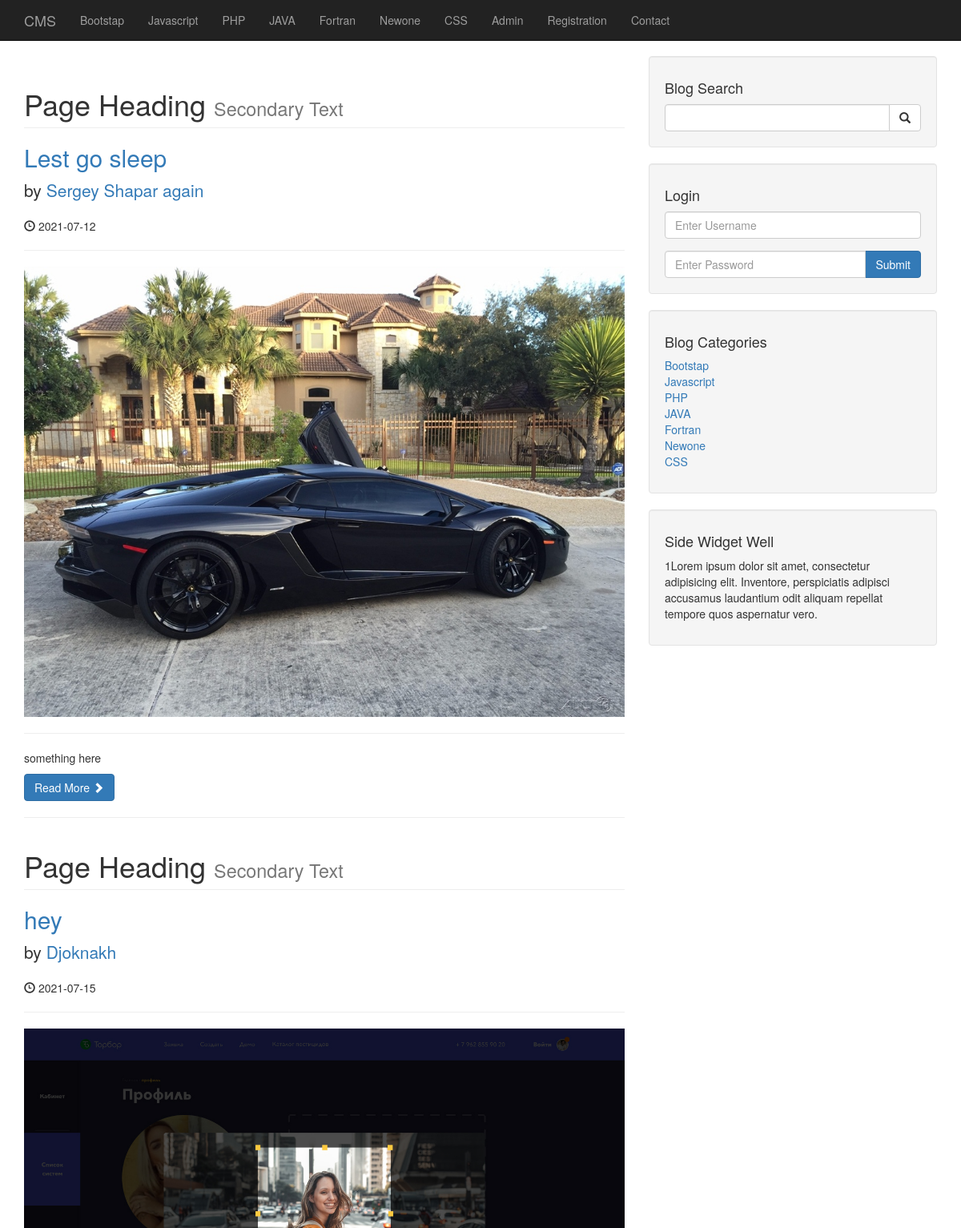
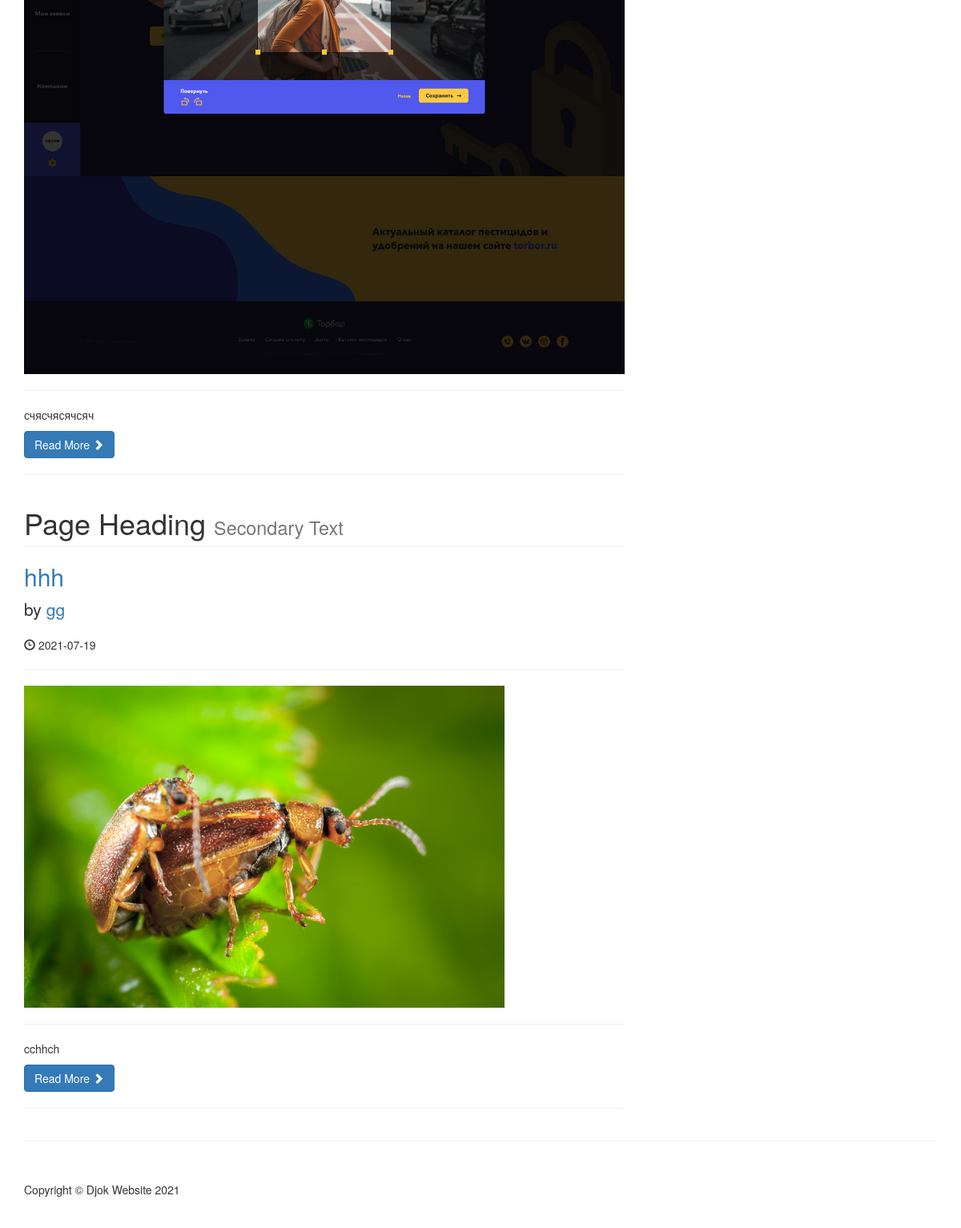
/category.php?category=2, run on an earlier commit of the app's database (2 pictures, top to bottom).
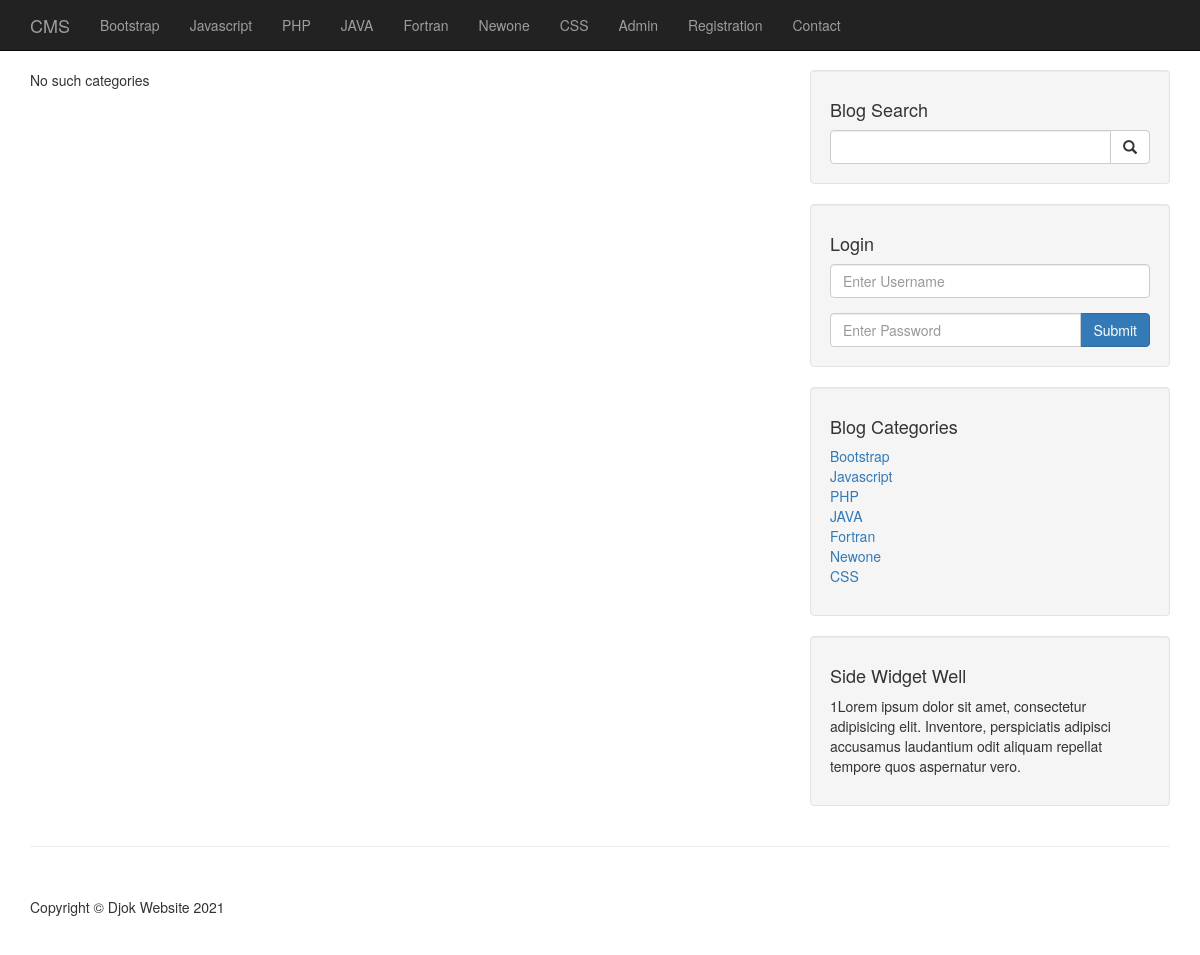
And on a later commit of the database.
### tables this page shows
CREATE TABLE `categories` (
  `cat_id` int(4) NOT NULL,
  `cat_title` varchar(255) NOT NULL
);

CREATE TABLE `posts` (
  `post_id` int(3) NOT NULL,
  `post_category_id` int(3) NOT NULL,
  `post_title` varchar(255) NOT NULL,
  `post_author` varchar(255) NOT NULL,
  `post_date` date NOT NULL,
  `post_image` text NOT NULL,
  `post_content` text NOT NULL,
  `post_tags` varchar(255) NOT NULL,
  `post_comment_count` int(11) NOT NULL,
  `post_status` varchar(255) NOT NULL DEFAULT 'draft',
  `post_views_count` int(11) NOT NULL
);

### category.php (the view)
<?php include "includes/header.php"; ?>
<?php include "includes/db.php"; ?>
<body>
    <?php
    include "includes/navigation.php";
    ?>
    <div class="container">
        <div class="row">
            <div class="col-md-8">
                <?php
                if(isset($_GET['category'])) {
                    $post_category_id = $_GET['category'];
                }
                $query = "SELECT * FROM posts WHERE post_category_id = $post_category_id";
                $select_all_posts_query = mysqli_query($connection,$query);
                if (mysqli_num_rows($select_all_posts_query) == 0) {
                    echo 'No such categories';
                }
                while ($row = mysqli_fetch_assoc($select_all_posts_query)) {
                    $post_id = $row['post_id'];
                    $post_title = $row['post_title'];
                    $post_author = $row['post_author'];
                    $post_date = $row['post_date'];
                    $post_image = $row['post_image'];
                    $post_content = $row['post_content'];
                    ?>
                <h1 class="page-header">
                    Page Heading
                    <small>Secondary Text</small>
                </h1>
                <h2>
                    <a href="post.php?p_id=<?php echo $post_id;?>"><?php echo $post_title ?></a>
                </h2>
                <p class="lead">
                    by <a href="index.php"><?php echo $post_author ?></a>
                </p>
                <p><span class="glyphicon glyphicon-time"></span> <?php echo $post_date ?> </p>
                <hr>
                <img class="img-responsive" src="img/<?php echo $post_image ?>" alt="">
                <hr>
                <p><?php echo $post_content ?></p>
                <a class="btn btn-primary" href="#">Read More <span class="glyphicon glyphicon-chevron-right"></span></a>
                <hr>
               <?php }  ?>
            </div>
            <?php
            include "includes/sidebar.php";
            ?>
        </div>
        <hr>
   <?php
    include "includes/footer.php";
    ?>

### includes/navigation.php (shortened to what this page needs)
<nav class="navbar navbar-inverse navbar-fixed-top" role="navigation">
        <div class="container">
            <div class="navbar-header">
                <a class="navbar-brand" href="index.php">CMS</a>
            </div>
            <div class="collapse navbar-collapse" id="bs-example-navbar-collapse-1">
                <ul class="nav navbar-nav">
            <?php
               $query = "SELECT * FROM categories";
               $select_all_categories_query = mysqli_query($connection,$query);
               while ($row = mysqli_fetch_assoc($select_all_categories_query)) {
                   $cat_title = $row['cat_title'];
                   echo "<li><a href='#'>{$cat_title}</a></li>";
               }
               ?>
                    <li>
                       <a href="admin">Admin</a>
                    </li>
                    <li>
                       <a href="registration.php">Registration</a>
                    </li>
                    <li>
                       <a href="contact.php">Contact</a>
                    </li>
                </ul>
            </div>
        </div>
    </nav>

### includes/sidebar.php
<div class="col-md-4">
    <div class="well">
        <h4>Blog Search</h4>
        <form action="search.php" method="post">
        <div class="input-group">
            <input name="search" type="text" class="form-control">
            <span class="input-group-btn">
                            <button name="submit" class="btn btn-default" type="submit">
                                <span class="glyphicon glyphicon-search"></span>
                        </button>
                        </span>
        </div>
        </form>
    </div>
    <div class="well">
        <h4>Login</h4>
        <form action="includes/login.php" method="post">
            <div class="form-group">
                <input name="username" type="text" class="form-control" placeholder="Enter Username">
            </div>
            <div class="input-group">
                <input name="password" type="password" class="form-control" placeholder="Enter Password">
                <span class="input-group-btn">
                    <button class="btn btn-primary" name="login" type="submit">Submit</button>
                </span>
            </div>
        </form>
    </div>
    <div class="well">
        <?php
        $query = "SELECT * FROM categories";
        $select_categories_sidebar = mysqli_query($connection, $query);
        ?>
        <h4>Blog Categories</h4>
        <div class="row">
            <div class="col-lg-12">
                <ul class="list-unstyled">
                    <?php
                    while ($row=mysqli_fetch_assoc($select_categories_sidebar)) {
                        $cat_title = $row['cat_title'];
                        $cat_id = $row['cat_id'];
                        echo "<li><a href='category.php?category={$cat_id}'>{$cat_title}</a></li>";
                    }
                    ?>
                </ul>
            </div>
        </div>
    </div>
    <?php include "widget.php" ?>
</div>

What changed in the data, as far as the page shows it:
no longer on this page (row edited): posts: post_title "Lest go sleep", post_author "Sergey Shapar again", post_date "2021-07-12", post_image (picture), post_content "something here"
removed posts: post_title "hey", post_author "Djoknakh", post_date "2021-07-15", post_image (picture), post_content "счясчясячсяч"
removed posts: post_title "hhh", post_author "gg", post_date "2021-07-19", post_image (picture), post_content "cchhch"
changed categories: cat_title "Bootstap" → "Bootstrap"
Also different on the page:
text now shown: "No such categories"
